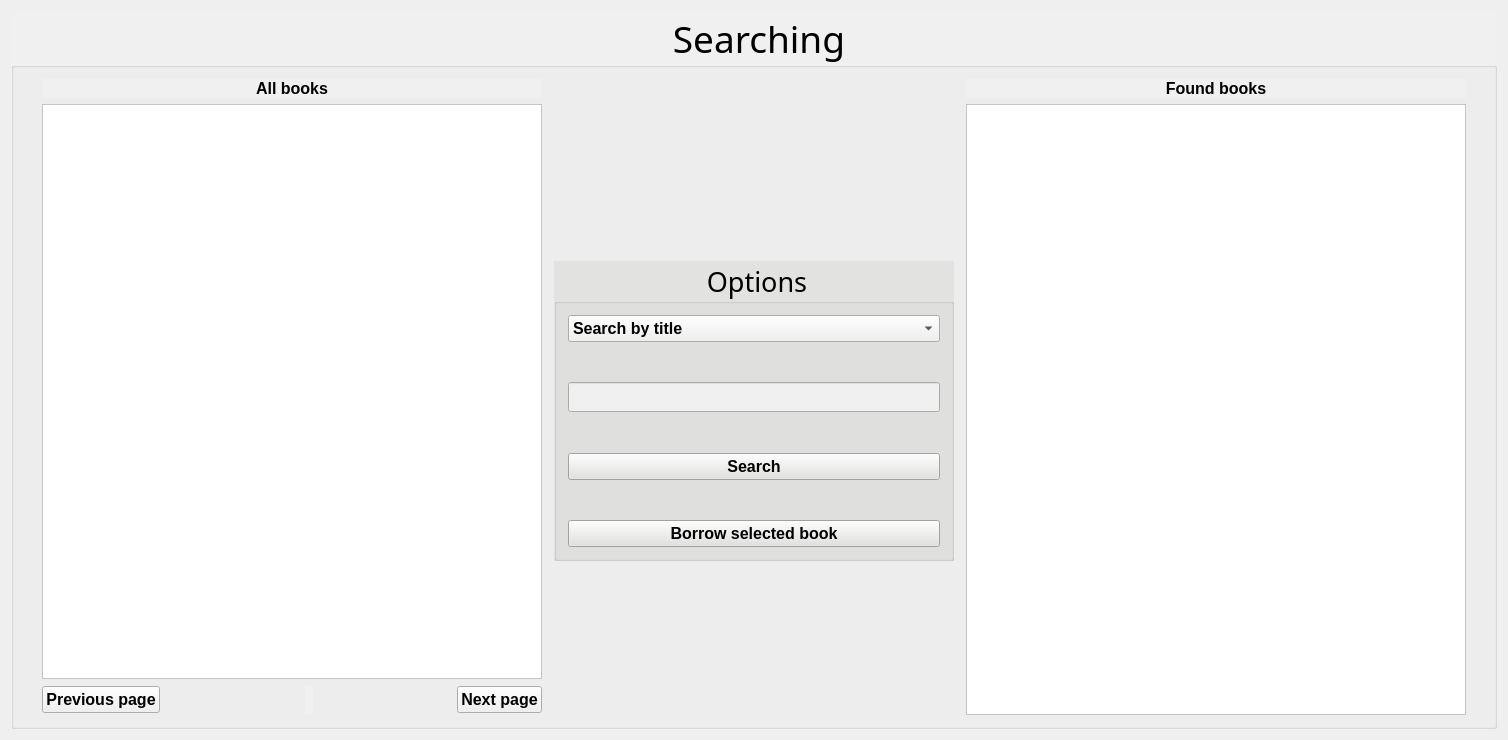
<?xml version="1.0" encoding="UTF-8"?>
<ui version="4.0">
 <class>UserSearch</class>
 <widget class="QWidget" name="UserSearch">
  <property name="geometry">
   <rect>
    <x>0</x>
    <y>0</y>
    <width>1508</width>
    <height>740</height>
   </rect>
  </property>
  <property name="windowTitle">
   <string>Search for books</string>
  </property>
  <property name="windowIcon">
   <iconset>
    <normaloff>library.png</normaloff>library.png</iconset>
  </property>
  <layout class="QGridLayout" name="gridLayout_9">
   <item row="0" column="2">
    <spacer name="horizontalSpacer_6">
     <property name="orientation">
      <enum>Qt::Horizontal</enum>
     </property>
     <property name="sizeHint" stdset="0">
      <size>
       <width>12</width>
       <height>20</height>
      </size>
     </property>
    </spacer>
   </item>
   <item row="0" column="1">
    <widget class="QGroupBox" name="groupBox_2">
     <property name="minimumSize">
      <size>
       <width>1472</width>
       <height>718</height>
      </size>
     </property>
     <property name="font">
      <font>
       <family>Forte</family>
       <pointsize>28</pointsize>
      </font>
     </property>
     <property name="styleSheet">
      <string notr="true">background-color: rgb(240, 240, 240);</string>
     </property>
     <property name="title">
      <string>Searching</string>
     </property>
     <property name="alignment">
      <set>Qt::AlignCenter</set>
     </property>
     <layout class="QGridLayout" name="gridLayout_6">
      <item row="0" column="1">
       <layout class="QGridLayout" name="gridLayout_5">
        <item row="0" column="4">
         <layout class="QGridLayout" name="gridLayout_8">
          <item row="0" column="0">
           <widget class="QLabel" name="label_2">
            <property name="font">
             <font>
              <pointsize>12</pointsize>
              <weight>75</weight>
              <bold>true</bold>
             </font>
            </property>
            <property name="text">
             <string>Found books</string>
            </property>
            <property name="alignment">
             <set>Qt::AlignCenter</set>
            </property>
           </widget>
          </item>
          <item row="2" column="0">
           <layout class="QGridLayout" name="gridLayout_2"/>
          </item>
          <item row="1" column="0">
           <widget class="QTreeWidget" name="foundBookList">
            <property name="minimumSize">
             <size>
              <width>500</width>
              <height>500</height>
             </size>
            </property>
            <property name="font">
             <font>
              <pointsize>10</pointsize>
             </font>
            </property>
            <property name="styleSheet">
             <string notr="true">background-color: rgb(255, 255, 255);</string>
            </property>
            <attribute name="headerVisible">
             <bool>false</bool>
            </attribute>
            <attribute name="headerCascadingSectionResizes">
             <bool>true</bool>
            </attribute>
            <attribute name="headerDefaultSectionSize">
             <number>200</number>
            </attribute>
            <attribute name="headerStretchLastSection">
             <bool>false</bool>
            </attribute>
            <column>
             <property name="text">
              <string notr="true">1</string>
             </property>
            </column>
           </widget>
          </item>
         </layout>
        </item>
        <item row="0" column="0">
         <layout class="QGridLayout" name="gridLayout_7">
          <item row="0" column="0">
           <widget class="QLabel" name="label">
            <property name="font">
             <font>
              <pointsize>12</pointsize>
              <weight>75</weight>
              <bold>true</bold>
             </font>
            </property>
            <property name="text">
             <string>All books</string>
            </property>
            <property name="alignment">
             <set>Qt::AlignCenter</set>
            </property>
           </widget>
          </item>
          <item row="2" column="0">
           <layout class="QGridLayout" name="gridLayout">
            <item row="0" column="1">
             <spacer name="horizontalSpacer_9">
              <property name="orientation">
               <enum>Qt::Horizontal</enum>
              </property>
              <property name="sizeHint" stdset="0">
               <size>
                <width>40</width>
                <height>20</height>
               </size>
              </property>
             </spacer>
            </item>
            <item row="0" column="0">
             <widget class="QPushButton" name="previous">
              <property name="font">
               <font>
                <pointsize>12</pointsize>
                <weight>75</weight>
                <bold>true</bold>
               </font>
              </property>
              <property name="text">
               <string>Previous page</string>
              </property>
             </widget>
            </item>
            <item row="0" column="3">
             <spacer name="horizontalSpacer">
              <property name="orientation">
               <enum>Qt::Horizontal</enum>
              </property>
              <property name="sizeHint" stdset="0">
               <size>
                <width>25</width>
                <height>30</height>
               </size>
              </property>
             </spacer>
            </item>
            <item row="0" column="4">
             <widget class="QPushButton" name="next">
              <property name="font">
               <font>
                <pointsize>12</pointsize>
                <weight>75</weight>
                <bold>true</bold>
               </font>
              </property>
              <property name="text">
               <string>Next page</string>
              </property>
             </widget>
            </item>
            <item row="0" column="2">
             <widget class="QLabel" name="pageNumber">
              <property name="font">
               <font>
                <pointsize>10</pointsize>
                <weight>75</weight>
                <bold>true</bold>
               </font>
              </property>
              <property name="text">
               <string/>
              </property>
             </widget>
            </item>
           </layout>
          </item>
          <item row="1" column="0">
           <widget class="QTreeWidget" name="bookList">
            <property name="minimumSize">
             <size>
              <width>500</width>
              <height>500</height>
             </size>
            </property>
            <property name="font">
             <font>
              <pointsize>10</pointsize>
             </font>
            </property>
            <property name="styleSheet">
             <string notr="true">background-color: rgb(255, 255, 255);</string>
            </property>
            <property name="columnCount">
             <number>1</number>
            </property>
            <attribute name="headerVisible">
             <bool>false</bool>
            </attribute>
            <attribute name="headerCascadingSectionResizes">
             <bool>true</bool>
            </attribute>
            <attribute name="headerDefaultSectionSize">
             <number>200</number>
            </attribute>
            <attribute name="headerStretchLastSection">
             <bool>false</bool>
            </attribute>
            <column>
             <property name="text">
              <string notr="true">1</string>
             </property>
            </column>
           </widget>
          </item>
         </layout>
        </item>
        <item row="0" column="3">
         <spacer name="horizontalSpacer_4">
          <property name="orientation">
           <enum>Qt::Horizontal</enum>
          </property>
          <property name="sizeHint" stdset="0">
           <size>
            <width>18</width>
            <height>20</height>
           </size>
          </property>
         </spacer>
        </item>
        <item row="0" column="1">
         <spacer name="horizontalSpacer_3">
          <property name="orientation">
           <enum>Qt::Horizontal</enum>
          </property>
          <property name="sizeHint" stdset="0">
           <size>
            <width>18</width>
            <height>20</height>
           </size>
          </property>
         </spacer>
        </item>
        <item row="0" column="2">
         <widget class="QGroupBox" name="groupBox">
          <property name="minimumSize">
           <size>
            <width>400</width>
            <height>300</height>
           </size>
          </property>
          <property name="maximumSize">
           <size>
            <width>254</width>
            <height>271</height>
           </size>
          </property>
          <property name="font">
           <font>
            <family>Forte</family>
            <pointsize>20</pointsize>
           </font>
          </property>
          <property name="styleSheet">
           <string notr="true">background-color: rgb(226, 226, 224);</string>
          </property>
          <property name="title">
           <string>Options</string>
          </property>
          <property name="alignment">
           <set>Qt::AlignCenter</set>
          </property>
          <layout class="QGridLayout" name="gridLayout_4">
           <item row="0" column="0">
            <layout class="QGridLayout" name="gridLayout_3">
             <item row="1" column="0">
              <spacer name="verticalSpacer">
               <property name="orientation">
                <enum>Qt::Vertical</enum>
               </property>
               <property name="sizeHint" stdset="0">
                <size>
                 <width>20</width>
                 <height>13</height>
                </size>
               </property>
              </spacer>
             </item>
             <item row="2" column="0">
              <widget class="QLineEdit" name="searchBox">
               <property name="minimumSize">
                <size>
                 <width>0</width>
                 <height>30</height>
                </size>
               </property>
               <property name="font">
                <font>
                 <pointsize>12</pointsize>
                </font>
               </property>
               <property name="styleSheet">
                <string notr="true">background-color: rgb(240, 240, 240);</string>
               </property>
               <property name="maxLength">
                <number>1024</number>
               </property>
              </widget>
             </item>
             <item row="6" column="0">
              <widget class="QPushButton" name="borrowBookButton">
               <property name="font">
                <font>
                 <pointsize>12</pointsize>
                 <weight>75</weight>
                 <bold>true</bold>
                </font>
               </property>
               <property name="text">
                <string>Borrow selected book</string>
               </property>
              </widget>
             </item>
             <item row="5" column="0">
              <spacer name="verticalSpacer_3">
               <property name="orientation">
                <enum>Qt::Vertical</enum>
               </property>
               <property name="sizeHint" stdset="0">
                <size>
                 <width>20</width>
                 <height>18</height>
                </size>
               </property>
              </spacer>
             </item>
             <item row="4" column="0">
              <widget class="QPushButton" name="searchButton">
               <property name="font">
                <font>
                 <pointsize>12</pointsize>
                 <weight>75</weight>
                 <bold>true</bold>
                </font>
               </property>
               <property name="text">
                <string>Search</string>
               </property>
              </widget>
             </item>
             <item row="0" column="0">
              <widget class="QComboBox" name="comboBox">
               <property name="font">
                <font>
                 <pointsize>12</pointsize>
                 <weight>75</weight>
                 <bold>true</bold>
                </font>
               </property>
               <property name="layoutDirection">
                <enum>Qt::LeftToRight</enum>
               </property>
               <property name="styleSheet">
                <string notr="true">background-color: rgb(240, 240, 240);</string>
               </property>
               <item>
                <property name="text">
                 <string>Search by title</string>
                </property>
               </item>
               <item>
                <property name="text">
                 <string>Search by author</string>
                </property>
               </item>
               <item>
                <property name="text">
                 <string>Search by ISBN</string>
                </property>
               </item>
              </widget>
             </item>
             <item row="3" column="0">
              <spacer name="verticalSpacer_2">
               <property name="orientation">
                <enum>Qt::Vertical</enum>
               </property>
               <property name="sizeHint" stdset="0">
                <size>
                 <width>20</width>
                 <height>13</height>
                </size>
               </property>
              </spacer>
             </item>
            </layout>
           </item>
          </layout>
         </widget>
        </item>
       </layout>
      </item>
      <item row="0" column="2">
       <spacer name="horizontalSpacer_8">
        <property name="orientation">
         <enum>Qt::Horizontal</enum>
        </property>
        <property name="sizeHint" stdset="0">
         <size>
          <width>40</width>
          <height>20</height>
         </size>
        </property>
       </spacer>
      </item>
      <item row="0" column="0">
       <spacer name="horizontalSpacer_7">
        <property name="orientation">
         <enum>Qt::Horizontal</enum>
        </property>
        <property name="sizeHint" stdset="0">
         <size>
          <width>40</width>
          <height>20</height>
         </size>
        </property>
       </spacer>
      </item>
     </layout>
    </widget>
   </item>
   <item row="0" column="0">
    <spacer name="horizontalSpacer_5">
     <property name="orientation">
      <enum>Qt::Horizontal</enum>
     </property>
     <property name="sizeHint" stdset="0">
      <size>
       <width>12</width>
       <height>20</height>
      </size>
     </property>
    </spacer>
   </item>
  </layout>
 </widget>
 <layoutdefault spacing="6" margin="11"/>
 <tabstops>
  <tabstop>comboBox</tabstop>
  <tabstop>searchBox</tabstop>
  <tabstop>searchButton</tabstop>
  <tabstop>borrowBookButton</tabstop>
  <tabstop>bookList</tabstop>
  <tabstop>previous</tabstop>
  <tabstop>next</tabstop>
  <tabstop>foundBookList</tabstop>
 </tabstops>
 <resources/>
 <connections/>
</ui>
